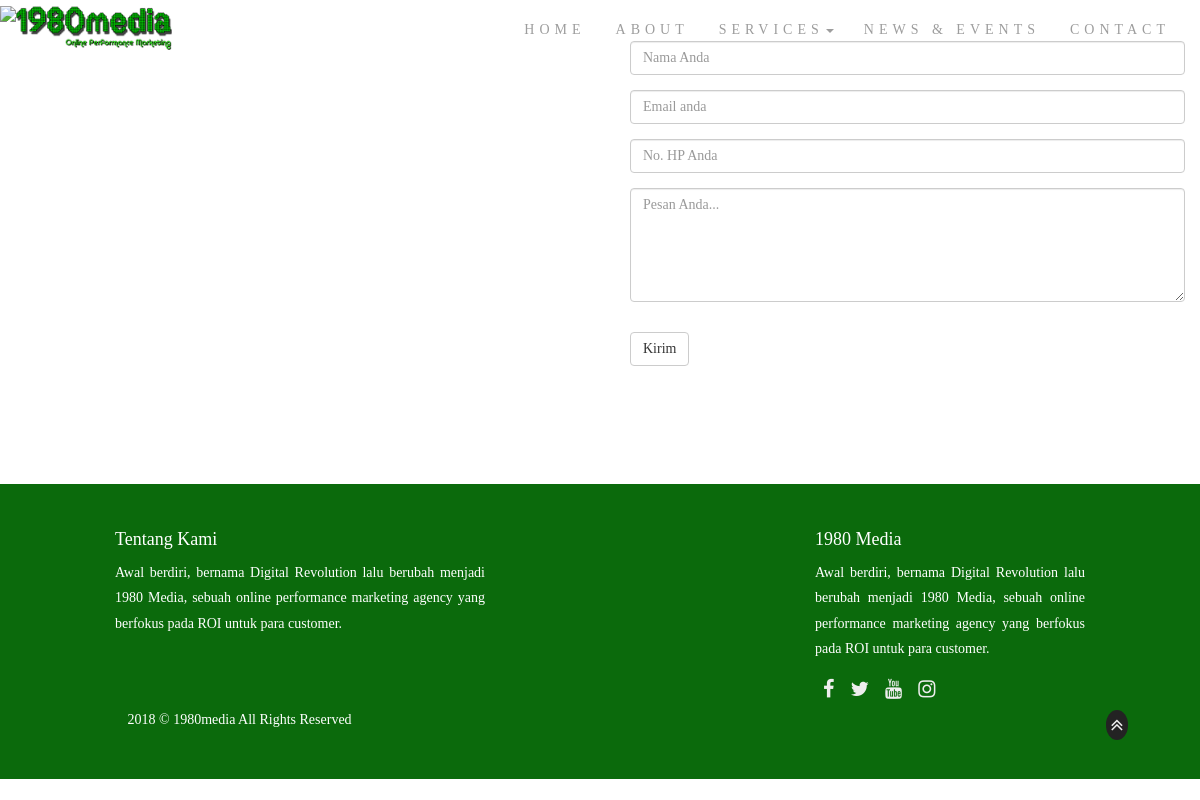
The app's page /contact with its own data.
### tables this page shows
CREATE TABLE `m_page_contact` (
  `id` int(11) NOT NULL AUTO_INCREMENT,
  `header_image` varchar(255) DEFAULT NULL,
  `title` varchar(255) DEFAULT NULL,
  `desc` varchar(255) DEFAULT NULL,
  `link_maps` text,
  PRIMARY KEY (`id`)
);

CREATE TABLE `m_page_footer` (
  `id` int(11) NOT NULL AUTO_INCREMENT,
  `title_about` varchar(255) DEFAULT NULL,
  `desc_about` varchar(255) DEFAULT NULL,
  `title_address` varchar(255) DEFAULT NULL,
  `address` varchar(255) DEFAULT NULL,
  `fb_link` varchar(255) DEFAULT NULL,
  `twitter_link` varchar(255) DEFAULT NULL,
  `youtube_link` varchar(255) DEFAULT NULL,
  `ig_link` varchar(255) DEFAULT NULL,
  PRIMARY KEY (`id`)
);

### application/modules/contact/controllers/Contact.php (called while the page is built, shortened)
<?php
class Contact extends MY_Controller {
    var $tablename = 'm_page_contact';
	public function __construct(){
		$this->load->model("m_contact","mh");
	}
	public function index()
	{
		$data['content'] = $this->mh->get_content($this->tablename);
		$data['list_footer'] = $this->mh->get_footer();
		$data['header'] = 'view/header';
		$data['footer'] = 'view/footer';
		$this->load->view('contact/view_contact',$data);
	}
}

### index.php (called while the page is built, shortened)
<?php
require_once BASEPATH.'core/CodeIgniter.php';

### application/third_party/MX/Router.php (called while the page is built, shortened)
<?php (defined('BASEPATH')) OR exit('No direct script access allowed');
require dirname(__FILE__).'/Modules.php';
class MX_Router extends CI_Router
{
	public $module;
	public function fetch_module()
	{
		return $this->module;
	}
	public function locate($segments)
	{
		$ext = $this->config->item('controller_suffix').EXT;
		list($module, $directory, $controller) = array_pad($segments, 3, NULL);
		foreach (Modules::$locations as $location => $offset)
		{
			if (is_dir($source = $location.$module.'/controllers/'))
			{
				$this->module = $module;
				if(is_file($source.ucfirst($module).$ext))
				{
					return $segments;
				}
			}
		}
	}
}

### application/third_party/MX/Modules.php (called while the page is built, shortened)
<?php (defined('BASEPATH')) OR exit('No direct script access allowed');
class Modules
{
	public static $routes, $registry, $locations;
	public static function load_file($file, $path, $type = 'other', $result = TRUE)
	{
		$file = str_replace(EXT, '', $file);
		$location = $path.$file.EXT;
		return $result;
	}
	public static function find($file, $module, $base)
	{
		$segments = explode('/', $file);
		$file = array_pop($segments);
		$file_ext = (pathinfo($file, PATHINFO_EXTENSION)) ? $file : $file.EXT;
		$path = ltrim(implode('/', $segments).'/', '/');
		$module ? $modules[$module] = $path : $modules = array();
		if ( ! empty($segments))
		{
			$modules[array_shift($segments)] = ltrim(implode('/', $segments).'/','/');
		}
		foreach (Modules::$locations as $location => $offset)
		{
			foreach($modules as $module => $subpath)
			{
				$fullpath = $location.$module.'/'.$base.$subpath;
				if ($base == 'libraries/' OR $base == 'models/')
				{
					if(is_file($fullpath.ucfirst($file_ext))) return array($fullpath, ucfirst($file));
				}
				else
				if (is_file($fullpath.$file_ext)) return array($fullpath, $file);
			}
		}
		return array(FALSE, $file);
	}
}

### application/modules/contact/models/M_contact.php (called while the page is built, shortened)
<?php
class M_contact extends MY_Model {
	function get_content($tablename){
		return $this->db->get($tablename)->row();
	}
}

### application/core/MY_Model.php (called while the page is built, shortened)
<?php
class MY_Model extends CI_Model {
    function get_footer(){
		return $this->db->get('m_page_footer')->row();
	}
}
?>

### application/modules/contact/views/view_contact.php (the view, shortened to what this page needs)
<!DOCTYPE html>
<html lang="en">
<head>
  <link rel="stylesheet" href="https://maxcdn.bootstrapcdn.com/bootstrap/3.3.7/css/bootstrap.min.css">
  <link rel="stylesheet" href="https://cdnjs.cloudflare.com/ajax/libs/font-awesome/4.7.0/css/font-awesome.min.css">
  <link rel="stylesheet" href="<?php echo base_url('assets/frontend/css/style.css'); ?>">
 </head>
<body>
<?php echo $this->load->view('header'); ?>
	<header>
	</header>
<div class="col-md-12">
</div>
	<div class="container-fluid maps">
		<div class="row">
			<div class="col-md-6">
				<iframe src="<?php echo $content->link_maps; ?>" width="100%" height="450" frameborder="0" style="border:0" allowfullscreen></iframe>
			</div>
			<div class="col-md-6">
			<form id="contactForm" name="sentMessage" action="<?php echo base_url('list_contact/save'); ?>" method="POST">
					<div class="form-group">
					  <input type="text" class="form-control" id="nama" placeholder="Nama Anda" name="nama">
					</div>
					<div class="form-group">
					  <input type="text" class="form-control" id="email" placeholder="Email anda" name="email">
					</div>
					<div class="form-group">
					  <input type="text" class="form-control" id="phone" placeholder="No. HP Anda" name="no_telp">
					</div>
					<div class="form-group">
					  <textarea class="form-control" name="pesan" id="pesan" placeholder="Pesan Anda..." style="width:100%;" rows="5"></textarea>
					</div>
					<button type="submit" class="btn btn-default pull-left">Kirim</button>
				  </form>
			</div>
		</div>
	</div>
  <?php echo $this->load->view('footer'); ?>
</body>

### application/third_party/MX/Loader.php (shortened to what this page needs)
<?php (defined('BASEPATH')) OR exit('No direct script access allowed');
class MX_Loader extends CI_Loader
{
	protected $_module;
	public $_ci_cached_vars = array();
	public function initialize($controller = NULL)
	{
		$this->_module = CI::$APP->router->fetch_module();
	}
	public function database($params = '', $return = FALSE, $query_builder = NULL)
	{
		CI::$APP->db = DB($params, $query_builder);
		return $this;
	}
	public function model($model, $object_name = NULL, $connect = FALSE)
	{
		if (is_array($model)) return $this->models($model);
		($_alias = $object_name) OR $_alias = basename($model);
		list($path, $_model) = Modules::find(strtolower($model), $this->_module, 'models/');
		if ($path == FALSE)
		{
			parent::model($model, $object_name, $connect);
		}
		else
		{
			CI::$APP->$_alias = new $model();
		}
		return $this;
	}
	public function models($models)
	{
		return $this;
	}
	public function view($view, $vars = array(), $return = FALSE)
	{
		list($path, $_view) = Modules::find($view, $this->_module, 'views/');
		if ($path != FALSE)
		{
			$this->_ci_view_paths = array($path => TRUE) + $this->_ci_view_paths;
			$view = $_view;
		}
		return $this->_ci_load(array('_ci_view' => $view, '_ci_vars' => $this->_ci_object_to_array($vars), '_ci_return' => $return));
	}
	public function __get($class)
	{
		return (isset($this->controller)) ? $this->controller->$class : CI::$APP->$class;
	}
	public function _ci_load($_ci_data)
	{
		extract($_ci_data);
		if (isset($_ci_view))
		{
			$_ci_path = '';
			$_ci_file = (pathinfo($_ci_view, PATHINFO_EXTENSION)) ? $_ci_view : $_ci_view.EXT;
			foreach ($this->_ci_view_paths as $path => $cascade)
			{
				if (file_exists($view = $path.$_ci_file))
				{
					$_ci_path = $view;
					break;
				}
			}
		}
		elseif (isset($_ci_path))
		{
			$_ci_file = basename($_ci_path);
			if( ! file_exists($_ci_path)) $_ci_path = '';
		}
		if (isset($_ci_vars))
			$this->_ci_cached_vars = array_merge($this->_ci_cached_vars, (array) $_ci_vars);
		extract($this->_ci_cached_vars);
		if ((bool) @ini_get('short_open_tag') === FALSE && CI::$APP->config->item('rewrite_short_tags') == TRUE)
		{
			echo eval('?>'.preg_replace("/;*\s*\?>/", "; ?>", str_replace('<?=', '<?php echo ', file_get_contents($_ci_path))));
		}
		else
		{
			include($_ci_path);
		}
		if (ob_get_level() > $this->_ci_ob_level + 1)
		{
			ob_end_flush();
		}
		else
		{
			CI::$APP->output->append_output(ob_get_clean());
		}
	}
}

### application/views/header.php (shortened to what this page needs)
<nav class="navbar navbar-inverse">
		<div class="container-fluid">
			<div class="navbar-header">
				<img src="<?php echo base_url(); ?>images/logo.png" class="logo navbar-brand">
			</div>
			<div class="collapse navbar-collapse" id="MyNavbar">
				<ul class="nav navbar-nav navbar-right">
					<li><a href="<?php echo base_url(); ?>">HOME</a></li>
					<li><a href="<?php echo base_url('about'); ?>">ABOUT</a></li>
					<li class="dropdown"><a href="#" class="dropdown-toggle" data-toggle="dropdown" >SERVICES<span class="caret"></span></a>
					</li>
					<li><a href="<?php echo base_url('news_update'); ?>">NEWS & EVENTS</a></li>
					<li><a href="<?php echo base_url('contact'); ?>">CONTACT</a></li>
				</ul>
			</div>
		</div>
</nav>

### application/views/footer.php (shortened to what this page needs)
<head>
</head>
<footer class="container-fluid text-center">
	<div class="row">
		<div class="col-md-1">
		</div>
		<div class="col-md-4">
				<h4><?php echo $list_footer->title_about; ?></h4>
			  <p>
			  <?php echo $list_footer->desc_about; ?>
			  </p>
		</div>
		<div class="col-md-3">
		</div>
		<div class="col-md-3">
				<h4> <?php echo $list_footer->title_address; ?></h4>
				<p><?php echo $list_footer->address; ?>
				</p>
			<a href="<?php echo $list_footer->fb_link; ?>" class="fa fa-facebook"></a>
		    <a href="<?php echo $list_footer->twitter_link; ?>" class="fa fa-twitter"></a>
		    <a href="<?php echo $list_footer->youtube_link; ?>" class="fa fa-youtube"></a>
		    <a href="<?php echo $list_footer->ig_link; ?>" class="fa fa-instagram"></a>
		</div>
		<div class="col-md-1">
		</div>
    </div>
    <section class="nb-copyright">
    		<div class="container-fluid">
    		<div class="row">
					<div class="col-md-1"></div>
	    		<div class="col-sm-10 col-md-10 text-left">
	    			2018 © 1980media All Rights Reserved
	    		</div>
					<div class="col-sm-1 col-md-1">
						<a href="#" onclick="toTop()" id="topBtn">
						<i class="fa fa-angle-double-up"></i>
					</a>
					</div>
    		</div>
    		</div>
		</section>
	</footer>

### assets/frontend/css/style.css (style rules this page uses)
body { font-family: 'Trebuchet MS'; font-size : 14px; line-height: 1.8; }
h1,h2,h3,h4,h5,h6 { font-family: 'Trebuchet MS'; }
p { text-align: justify; }
a { color: #000; text-decoration: none; }
.navbar { color:#000; padding-top:5px; padding-bottom:15px; letter-spacing: 5px; background-color:transparent; border:0; position:absolute; width:100%; z-index:1; -webkit-transition: .3s all; transition: .3s all; }
.navbar-nav { border:0; }
.navbar-brand { float:left; padding:0 15px 5px; }
header { position:relative; }
.form-group { margin:15px; }
.fa { float:left; padding:5px; margin:3px; font-size:20px; color:#eee; }
.pull-left { margin:15px; }
footer { width:100%; background-color:#0B6A0C; padding:3%; color:#fff; }
footer p, footer h4 { text-align:justify; }
.fa-angle-double-up { background-color:#232323; border-radius:50%; padding: 5px; }

### application/modules/contact/views/view_contact.php (style rules this page uses)
.maps { width:100%; margin:0%; padding:0px; position:relative; z-index:0; }

### application/views/footer.php (style rules this page uses)
footer div { text-align: left; padding:0; }

### records on screen
m_page_footer: title_about "Tentang Kami", desc_about "Awal berdiri, bernama Digital Revolution lalu berubah menjadi 1980 Media, sebuah online performance marketing agency yang berfokus pada ROI untuk para customer.", title_address "1980 Media", address "Awal berdiri, bernama Digital Revolution lalu berubah menjadi 1980 Media, sebuah online performance marketing agency yang berfokus pada ROI untuk para customer."
